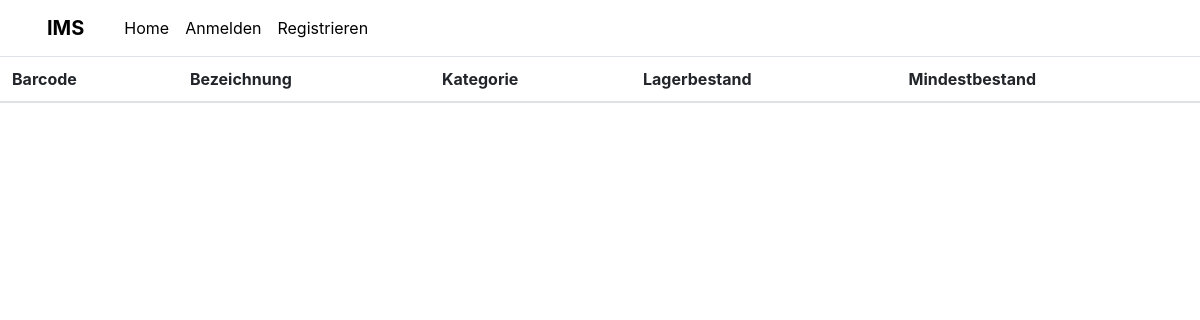
The page /showInventory/ on the database as committed earlier.
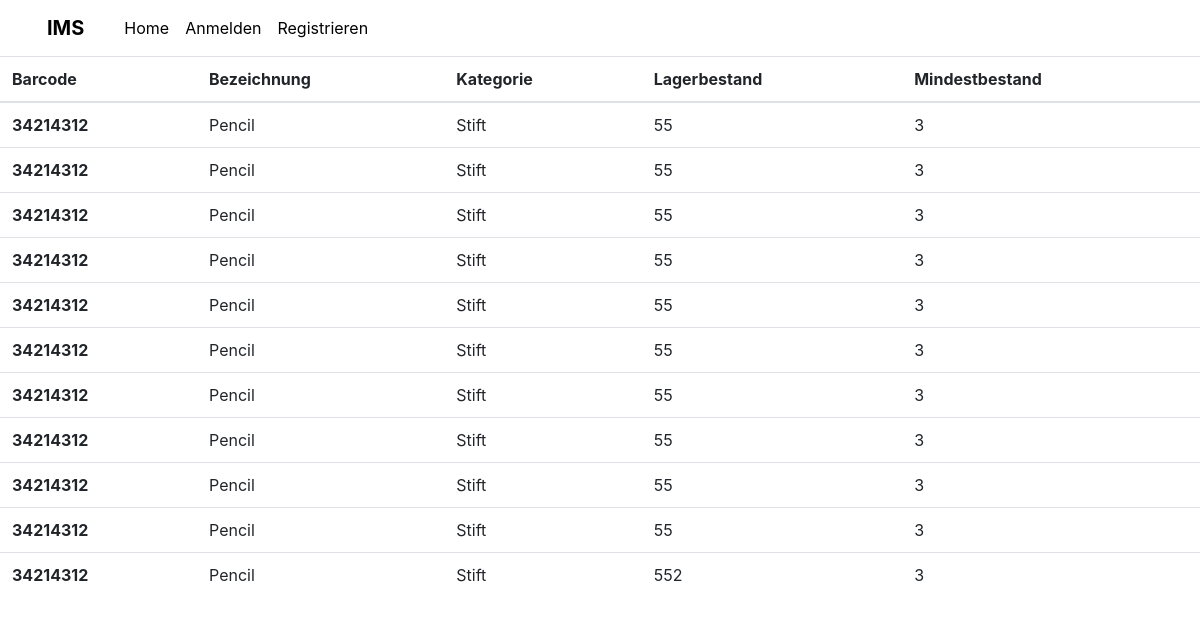
The same page on the database as committed later.
### ims/models.py (models this page shows, shortened)
class Lager(models.Model):
    id = models.AutoField(primary_key=True)
    Barcode = models.CharField(max_length=30)
    Bezeichnung = models.CharField(max_length=25)
    Kategorie = models.CharField(max_length=20)
    Lagerbestand = models.IntegerField()
    Mindestbestand = models.IntegerField()

### ims/views.py (the view)
# urls.py: path('showInventory/', views.showInventory, name='showInventory'),
def showInventory(request):
    lager = Lager.objects.all()
    return render(request, 'showInventory.html', {'lager': lager})

### ims/templates/showInventory.html
{%extends 'base.html'%}
{%block content%}
<table class="table">
    <thead>
      <tr>
        <th scope="col">Barcode</th>
        <th scope="col">Bezeichnung</th>
        <th scope="col">Kategorie</th>
        <th scope="col">Lagerbestand</th>
        <th scope="col">Mindestbestand</th>
      </tr>
    </thead>
    <tbody>
      {%for article in lager%}
      <tr>
        <th scope="row">{{article.Barcode}}</th>
        <td>{{article.Bezeichnung}}</td>
        <td>{{article.Kategorie}}</td>
        <td>{{article.Lagerbestand}}</td>
        <td>{{article.Mindestbestand}}</td>
      </tr>
      {%endfor%}
    </tbody>
  </table>
{%endblock%}

### ims/templates/base.html (shortened to what this page needs)
{%load static%}
<head>
    <link rel="stylesheet" href="https://cdn.jsdelivr.net/npm/bootstrap@4.3.1/dist/css/bootstrap.min.css">
    <link rel="stylesheet" href="{%static 'style.css'%}">
    <nav class="navbar navbar-expand-lg navbar-dark d-none d-lg-block" style="z-index: 2000;">
      <div class="container-fluid">
        <a class="navbar-brand nav-link" href="{%url 'home'%}">
          <strong>IMS</strong>
        </a>
        <div class="collapse navbar-collapse" id="navbarExample01">
          <ul class="navbar-nav me-auto mb-2 mb-lg-0">
            <li class="nav-item active">
              <a class="nav-link" aria-current="page" href="{%url 'home'%}">Home</a>
            </li>
            {%if user.is_authenticated %}
            <li class="nav-item">
              <a class="nav-link" href="{%url 'addArticle'%}" >Artikel Hinzuf&uuml;gen</a>
            </li>
            <li class="nav-item">
              <a class="nav-link" href="{%url 'showInventory'%}" >Lager einsehen</a>
            </li>
            <li class="nav-item">
              <a class="nav-link" href="{%url 'logout'%}" >Abmelden</a>
            </li>
            {%else%}
            <li class="nav-item">
              <a class="nav-link" href="{%url 'login'%}" >Anmelden</a>
            </li>
            <li class="nav-item">
              <a class="nav-link" href="{%url 'register'%}" >Registrieren</a>
            </li>
            {%endif%}
          </ul>
        </div>
      </div>
    </nav>
  </head>
<body>
  {%block content%}
  {%endblock%}
</body>

### ims/static/style.css (style rules this page uses)
.navbar .nav-link { color: #000 !important; }

Rows that differ between the two databases and show on the page:
added Lager: Barcode "34214312", Bezeichnung "Pencil", Kategorie "Stift", Lagerbestand "55", Mindestbestand "3"
added Lager: Barcode "34214312", Bezeichnung "Pencil", Kategorie "Stift", Lagerbestand "55", Mindestbestand "3"
added Lager: Barcode "34214312", Bezeichnung "Pencil", Kategorie "Stift", Lagerbestand "55", Mindestbestand "3"
added Lager: Barcode "34214312", Bezeichnung "Pencil", Kategorie "Stift", Lagerbestand "55", Mindestbestand "3"
added Lager: Barcode "34214312", Bezeichnung "Pencil", Kategorie "Stift", Lagerbestand "55", Mindestbestand "3"
added Lager: Barcode "34214312", Bezeichnung "Pencil", Kategorie "Stift", Lagerbestand "55", Mindestbestand "3"
added Lager: Barcode "34214312", Bezeichnung "Pencil", Kategorie "Stift", Lagerbestand "55", Mindestbestand "3"
added Lager: Barcode "34214312", Bezeichnung "Pencil", Kategorie "Stift", Lagerbestand "55", Mindestbestand "3"
added Lager: Barcode "34214312", Bezeichnung "Pencil", Kategorie "Stift", Lagerbestand "55", Mindestbestand "3"
added Lager: Barcode "34214312", Bezeichnung "Pencil", Kategorie "Stift", Lagerbestand "55", Mindestbestand "3"
added Lager: Barcode "34214312", Bezeichnung "Pencil", Kategorie "Stift", Lagerbestand "552", Mindestbestand "3"
